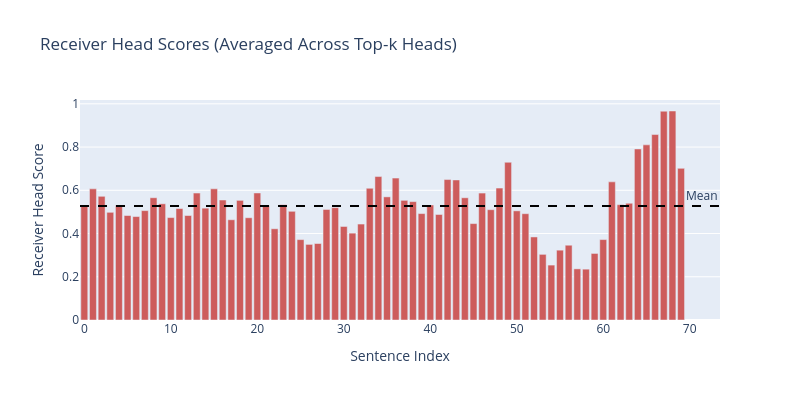

Notebook cell for this chart:
### Markdown cell above
### Exercise - compute receiver head scores

> ```yaml
> Difficulty: 🔴🔴⚪⚪⚪
> Importance: 🔵🔵🔵🔵⚪
> 
> You should spend up to 15-20 minutes on this exercise.
> ```

Now that we've identified receiver heads, let's compute the final receiver head score for each sentence by averaging the vertical attention scores across the top-k receiver heads.

### Code cell
def compute_receiver_head_scores(
    text: str,
    sentences: list[str],
    receiver_heads: Int[np.ndarray, "k 2"],
    model,
    tokenizer,
    proximity_ignore: int = 4,
) -> Float[np.ndarray, " n_sentences"]:
    """
    Compute final receiver head scores by averaging vertical scores from top-k heads.

    Args:
        text: Full reasoning trace
        sentences: List of sentences
        receiver_heads: Shape (k, 2) array of (layer, head) pairs
        model: Loaded model
        tokenizer: Corresponding tokenizer
        proximity_ignore: Proximity parameter

    Returns:
        receiver_scores: Shape (n_sentences,) - final importance scores
    """

    boundaries = utils.get_sentence_token_boundaries(text, sentences, tokenizer)

    all_vert_scores = []

    print(f"Computing scores from {len(receiver_heads)} receiver heads...")
    for layer, head in receiver_heads:
        # Extract attention for this receiver head
        attn_matrix, _ = extract_attention_matrix(text, model, tokenizer, layer, head)

        # Average to sentence level
        avg_attn = utils.average_attention_by_sentences(attn_matrix, boundaries)

        # Compute vertical scores
        vert_scores = get_vertical_scores(avg_attn, proximity_ignore=proximity_ignore, control_depth=True)

        all_vert_scores.append(vert_scores)

    # Average across all receiver heads
    all_vert_scores = np.array(all_vert_scores)  # Shape: (k, n_sentences)
    receiver_scores = np.nanmean(all_vert_scores, axis=0)  # Average over heads

    return receiver_scores


# Use the receiver heads we just found
receiver_scores = compute_receiver_head_scores(
    text_subset,
    sentences_subset,
    receiver_heads,
    model,
    tokenizer,
    proximity_ignore=4,
)

print(f"\nReceiver head scores computed for {len(receiver_scores)} sentences")
print(f"Mean score: {np.nanmean(receiver_scores):.4f}")
print(f"Std score: {np.nanstd(receiver_scores):.4f}")

# With depth-controlled rank normalization, baseline vertical scores center around 0.5
# (since rank/n_valid ≈ 0.5 on average). Thought anchors should be noticeably above this.
mean_score = np.nanmean(receiver_scores)
assert 0.3 < mean_score < 0.7, f"Mean receiver score {mean_score:.3f} unexpectedly far from ~0.5 baseline"

# Visualize
fig = go.Figure()
fig.add_trace(
    go.Bar(
        x=list(range(len(receiver_scores))),
        y=receiver_scores,
        marker_color="indianred",
        hovertemplate="<b>Sentence %{x}</b><br>Score: %{y:.4f}<br>Text: %{customdata}<extra></extra>",
        customdata=[s[:100] for s in sentences_subset],
    )
)
fig.add_hline(
    y=np.nanmean(receiver_scores),
    line_dash="dash",
    line_color="black",
    annotation_text="Mean",
)
fig.update_layout(
    title="Receiver Head Scores (Averaged Across Top-k Heads)",
    xaxis_title="Sentence Index",
    yaxis_title="Receiver Head Score",
    width=800,
    height=400,
)
fig.show()

print("\nTop-3 sentences by receiver head score:")
# Filter out NaN values before selecting top sentences
valid_mask = ~np.isnan(receiver_scores)
valid_indices = np.where(valid_mask)[0]
valid_scores = receiver_scores[valid_mask]
top_k = min(3, len(valid_scores))
top_in_valid = np.argsort(valid_scores)[-top_k:][::-1]
top_indices = valid_indices[top_in_valid]

for idx in top_indices:
    print(f"  Sentence {idx}: {receiver_scores[idx]:.4f}")
    print(f"    Text: {sentences_subset[idx][:100]}...")

print("Receiver head scores computed! These aggregate the attention from all high-kurtosis receiver heads.")

### Figure 1 — Plotly figure (JSON) as saved in the notebook; plotly's stock layout.template omitted (floating-point values rounded to 4 significant figures)
{"data": [{"customdata": ["Okay, so I have this problem where I need to find out how many bits the base-16 number 66666₁₆ has w", "Hmm, let's see.", "I remember that each hexadecimal digit corresponds to exactly 4 binary digits, or bits.", "So, maybe I can just figure out how many hexadecimal digits there are and multiply by 4 to get the n", "Let me check that.", "First, the number given is 66666 in base 16.", "Let me count the digits: 6, 6, 6, 6, 6.", "That's five digits in total.", "So, if each digit is 4 bits, then 5 digits would be 5 * 4 = 20 bits.", "Wait, is that always the case?", "I think so because each hex digit maps directly to 4 bits without any overlap or sharing.", "So, 66666₁₆ would be 20 bits in binary.", "But wait, I should make sure that this is correct by actually converting the number or at least chec", "Alternatively, maybe I can calculate the value of 66666₁₆ in decimal and then find out how many bits", "Let's try that approach to cross-verify.", "So, to convert 66666₁₆ to decimal, I can expand it as follows:", "Each digit represents a power of 16.", "Starting from the right, the digits are 16⁰, 16¹, 16², 16³, 16⁴.", "So, the number is:", "6 * 16⁴ + 6 * 16³ + 6 * 16² + 6 * 16¹ + 6 * 16⁰", "Let me compute each term:", "First, 16⁴ is 16 * 16 * 16 * 16.", "16² is 256, so 16³ is 256 * 16 = 4096, and 16⁴ is 4096 * 16 = 65536.", "So, 6 * 65536 = 393216", "Next, 16³ is 4096, so 6 * 4096 = 24576", "Then, 16² is 256, so 6 * 256 = 1536", "16¹ is 16, so 6 * 16 = 96", "And 16⁰ is 1, so 6 * 1 = 6", "Now, adding all these up:", "393216 + 24576 = 417,792", "417,792 + 1536 = 419,328", "419,328 + 96 = 419,424", "419,424 + 6 = 419,430", "So, 66666₁₆ is equal to 419,430 in decimal.", "Now, to find out how many bits this number requires, I can use the formula for the number of bits ne", "So, let's compute log₂(419,430).", "Hmm, I don't have a calculator here, but I can estimate it.", "I know that 2¹⁸ = 262,144", "2¹⁹ = 524,288", "So, 419,430 is between 2¹⁸ and 2¹⁹.", "Therefore, log₂(419,430) is between 18 and 19.", "The floor of that would be 18, so the number of bits is 18 + 1 = 19 bits.", "Wait, but earlier I thought it would be 20 bits because it's 5 hex digits each being 4 bits.", "Now, according to this, it's 19 bits.", "There's a discrepancy here.", "I must have made a mistake somewhere.", "Wait, let me check my calculations again.", "Maybe I messed up the decimal conversion.", "Wait, 66666 in hex.", "Let me convert it step by step again.", "6 * 16⁴: 6 * 65536 = 393216", "6 * 16³: 6 * 4096 = 24576", "6 * 16²: 6 * 256 = 1536", "6 * 16¹: 6 * 16 = 96", "6 * 16⁰: 6 * 1 = 6", "Adding them up: 393216 + 24576 = 417,792", "417,792 + 1536 = 419,328", "419,328 + 96 = 419,424", "419,424 + 6 = 419,430.", "That seems correct.", "So, 419,430 in decimal.", "Now, let's check 2¹⁸ is 262,144, 2¹⁹ is 524,288.", "So, 419,430 is less than 524,288, so log₂(419,430) is less than 19.", "So, floor(log₂(419,430)) is 18, so number of bits is 19.", "But wait, when I thought about each hex digit being 4 bits, 5 hex digits would be 20 bits.", "So, why is there a difference?", "Ah, perhaps because leading zeros are not counted.", "So, when converting from hex to binary, each digit is 4 bits, but if the leading hex digits are such", "Wait, but 66666 in hex is 5 digits, so 5 * 4 = 20 bits.", "But according to the decimal conversion, it's 19 bits.", "That suggests that when converted to binary, it's 19 bits, not 20.", "So, which is correct?", "Wait, perhaps when converting 66666₁₆ to binary, it's exactly 20 bits, but the leading bits are zero", "Wait, but in the problem, it's just asking how many bits it has when written in base 2."], "hovertemplate": "<b>Sentence %{x}</b><br>Score: %{y:.4f}<br>Text: %{customdata}<extra></extra>", "marker": {"color": "indianred"}, "type": "bar", "x": [0, 1, 2, 3, 4, 5, 6, 7, 8, 9, 10, 11, 12, 13, 14, 15, 16, 17, 18, 19, 20, 21, 22, 23, 24, 25, 26, 27, 28, 29, 30, 31, 32, 33, 34, 35, 36, 37, 38, 39, 40, 41, 42, 43, 44, 45, 46, 47, 48, 49, 50, 51, 52, 53, 54, 55, 56, 57, 58, 59, 60, 61, 62, 63, 64, 65, 66, 67, 68, 69, 70, 71, 72, 73], "y": [0.5273, 0.6066, 0.5722, 0.4981, 0.5308, 0.4833, 0.4785, 0.506, 0.5656, 0.5376, 0.4738, 0.5155, 0.4833, 0.5873, 0.5174, 0.6067, 0.5551, 0.4637, 0.5534, 0.473, 0.5876, 0.529, 0.422, 0.5331, 0.5028, 0.3719, 0.3497, 0.3538, 0.5114, 0.5196, 0.4326, 0.4018, 0.4439, 0.6093, 0.6635, 0.5696, 0.6563, 0.5535, 0.5476, 0.4923, 0.532, 0.4881, 0.6497, 0.6478, 0.5654, 0.446, 0.5872, 0.5102, 0.6101, 0.7296, 0.505, 0.4917, 0.3842, 0.3036, 0.254, 0.3231, 0.3459, 0.2365, 0.2352, 0.3079, 0.372, 0.639, 0.5335, 0.54, 0.7912, 0.8101, 0.8579, 0.9659, 0.9668, 0.7014, NaN, NaN, NaN, NaN]}], "layout": {"annotations": [{"showarrow": false, "text": "Mean", "x": 1, "xanchor": "right", "xref": "x domain", "y": 0.5274, "yanchor": "bottom", "yref": "y"}], "height": 400, "shapes": [{"line": {"color": "black", "dash": "dash"}, "type": "line", "x0": 0, "x1": 1, "xref": "x domain", "y0": 0.5274, "y1": 0.5274, "yref": "y"}], "title": {"text": "Receiver Head Scores (Averaged Across Top-k Heads)"}, "width": 800, "xaxis": {"title": {"text": "Sentence Index"}}, "yaxis": {"title": {"text": "Receiver Head Score"}}}}
